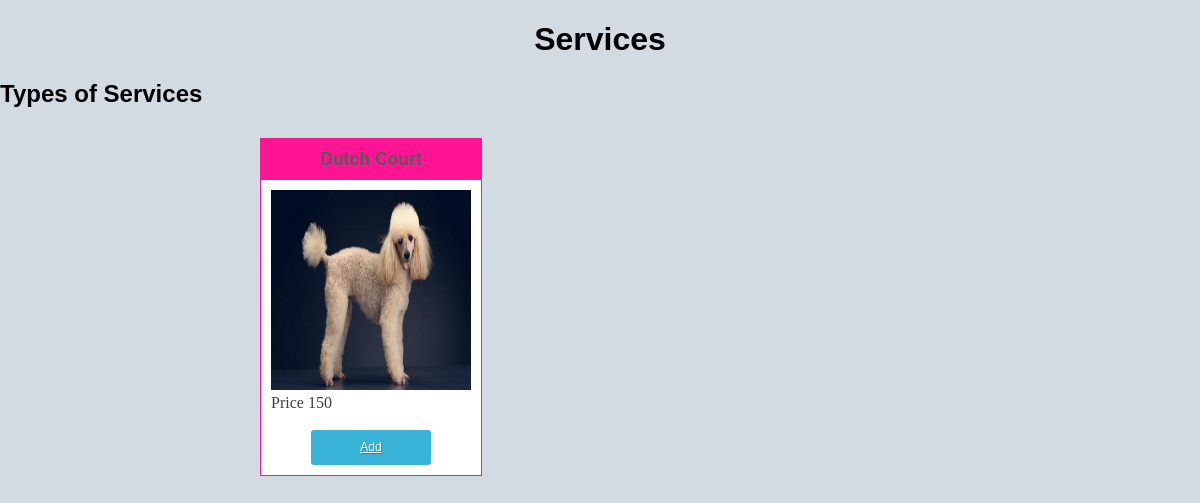
The app's page /transac.php with its own data.
### tables this page shows
CREATE TABLE `service` (
  `Service_id` int(45) NOT NULL AUTO_INCREMENT,
  `Service_name` varchar(45) NOT NULL,
  `Cost` double NOT NULL,
  `Haircut_pic` varchar(100) NOT NULL,
  PRIMARY KEY (`Service_id`)
);

### transac.php (the view, shortened to what this page needs)
<?php
include_once("./includes/config.php");
?>
<!DOCTYPE html>
<html>
<head>
<link href="./transaction/style.css" rel="stylesheet" type="text/css">
</head>
<body>
<h1 align="center">Services</h1>
<h2>Types of Services</h2>
<?php
$current_url = urlencode($url="http://".$_SERVER['HTTP_HOST'].$_SERVER['REQUEST_URI']);
$results = mysqli_query($conn,"select* from service");
if($results){
    $services = '<ul class="products">';
     while ($row = mysqli_fetch_array($results)) {
        $services .= <<<EUT
        <li class="product">
            <form method="POST" action="transac_update.php">
                <div class="product-content"><h3>{$row['Service_name']}</h3>
                <div class="product-thumb"><img width=200px height=200px src={$row['Haircut_pic']}></div>
                <div class="product-info">
                Price {$row['Cost']}
                <br></br>
                <input type="hidden" name="Service_id" value="{$row['Service_id']}" />
                <input type="hidden" name="type" value="add" />
                <input type="hidden" name="return_url" value="{$current_url}" />
                <div align="center"><button type="  " class="add_to_cart">Add</button></div>
                </div></div>
             </form>
        </li>
EUT;
}
$services .= '</ul>';
echo $services;
}
?>
</body>
</html>

### transaction/style.css (style rules this page uses)
body { margin: 0px; padding: 0px; font-family: Georgia, "Times New Roman", Times, serif; background: #d2dae2; }
h1, h2, h3 { font-family: "Trebuchet MS", Arial, Helvetica, sans-serif; }
ul.products { padding: 10; margin: 0; max-width: 740px; margin-left: auto; margin-right: auto; }
ul.products li { display: inline-block; max-width: 200px; padding: 10px; background-color: #FFFFFF; margin: 10px; border: 1.5px solid #FF1493; color: #3D3D3D; }
ul.products li h3 { margin: -10px -10px 10px -10px; padding: 10px; text-align: center; background-color: #FF1493; font-family: "Trebuchet MS", Arial, Helvetica, sans-serif; font-size: 1.1em; color: #5A5A5A; }
button, .button { background-color: #39b3d7; min-width: 120px; border: none; padding: 10px; display: inline-block; text-align: center; cursor: pointer; text-decoration: underline; color: #FFF; min-height: 15px; font: 12px/15px Arial, Helvetica, sans-serif; text-shadow: 1px 1px 1px rgba(0, 0, 0, 0.26); border-radius: 3px; }
.product-thumb { text-align:center; }

### records on screen
service: Haircut_pic (picture), Cost "150"
